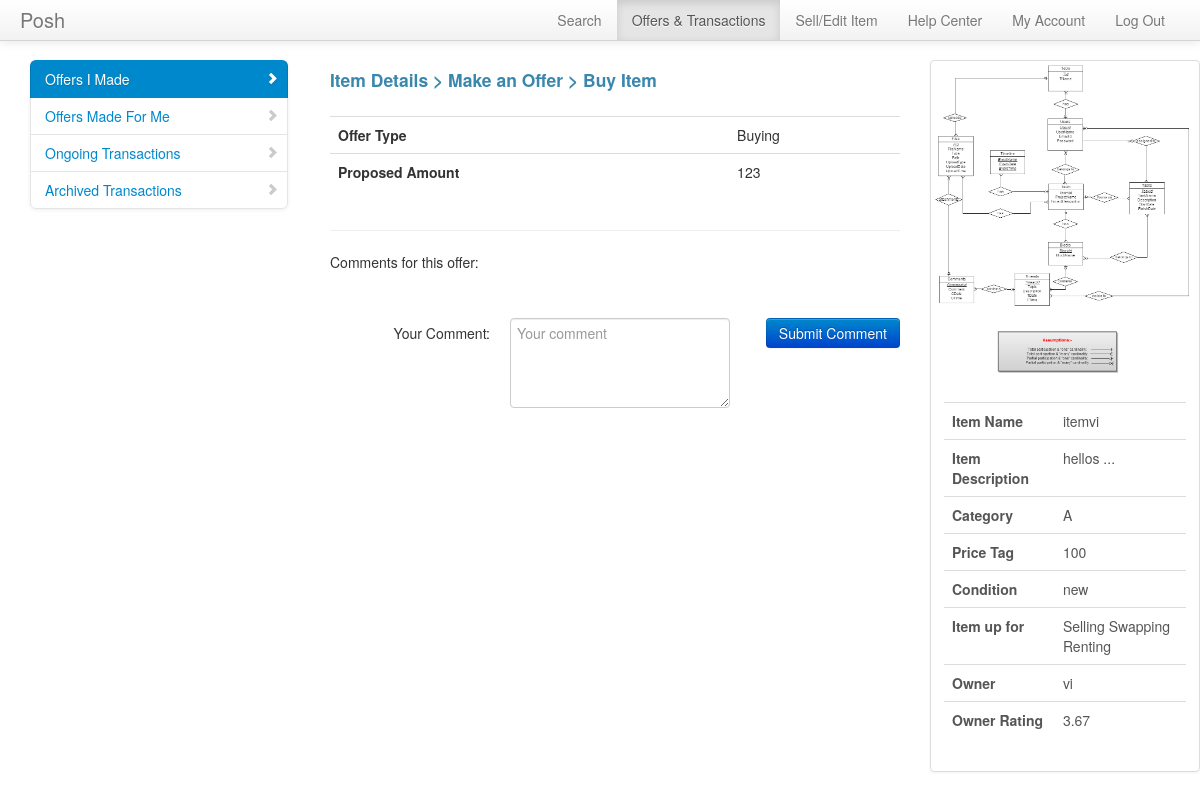
Page /manageoffers/viewcommentsbuy.php?offerid=71 (signed in) on the committed database.
### tables this page shows
CREATE TABLE IF NOT EXISTS `offerdetails` (
  `offerid` int(10) NOT NULL AUTO_INCREMENT,
  `buyer` varchar(20) NOT NULL,
  `seller` varchar(20) NOT NULL,
  `ssr` varchar(10) NOT NULL,
  `sellingitem` int(10) NOT NULL,
  `offereditem1` int(10) DEFAULT NULL,
  `offereditem2` int(10) DEFAULT NULL,
  `offereditem3` int(10) DEFAULT NULL,
  `offereditem4` int(10) DEFAULT NULL,
  `cash` int(10) DEFAULT NULL,
  `timestamp` timestamp NOT NULL DEFAULT CURRENT_TIMESTAMP,
  `accepted` int(3) DEFAULT '0',
  PRIMARY KEY (`offerid`),
  KEY `seller` (`seller`),
  KEY `offereditem1` (`offereditem1`),
  KEY `offereditem2` (`offereditem2`),
  KEY `offereditem3` (`offereditem3`),
  KEY `offereditem4` (`offereditem4`),
  KEY `sellingitem` (`sellingitem`),
  KEY `buyer` (`buyer`)
);

CREATE TABLE IF NOT EXISTS `inventory` (
  `itemid` int(10) NOT NULL AUTO_INCREMENT,
  `owner` varchar(20) NOT NULL,
  `itemname` varchar(40) NOT NULL,
  `category` varchar(40) NOT NULL,
  `addedon` timestamp NOT NULL DEFAULT CURRENT_TIMESTAMP,
  `pricetag` int(10) NOT NULL,
  `description` varchar(500) NOT NULL,
  `condition` varchar(20) NOT NULL,
  `image` varchar(30) DEFAULT NULL,
  PRIMARY KEY (`itemid`),
  KEY `owner` (`owner`)
);

CREATE TABLE IF NOT EXISTS `users` (
  `username` varchar(20) NOT NULL,
  `studentid` int(10) NOT NULL,
  `email` varchar(40) NOT NULL,
  `firstname` varchar(40) NOT NULL,
  `lastname` varchar(40) NOT NULL,
  `roomno` int(3) NOT NULL,
  `wing` varchar(1) NOT NULL,
  `rating` float NOT NULL,
  `password` varchar(20) NOT NULL,
  `confirmed` int(1) NOT NULL,
  `ratingno` int(11) DEFAULT '1',
  `random` int(11) DEFAULT NULL,
  PRIMARY KEY (`username`)
);

### meekrodb.2.1.class.php (called while the page is built, shortened)
<?php
class DB {
  protected static $mdb = null;
  public static function getMDB() {
    $mdb = DB::$mdb;
    if ($mdb === null) {
      $mdb = DB::$mdb = new MeekroDB();
    }
    return $mdb;
  }
  public static function query() { $args = func_get_args(); return call_user_func_array(array(DB::getMDB(), 'query'), $args); }
}
class MeekroDB {
  public $dbName = '';
  public $user = '';
  public $password = '';
  public $host = 'localhost';
  public $port = null;
  public $encoding = 'latin1';
  public $queryMode = 'queryAllRows';
  public $param_char = '%';
  public $named_param_seperator = '_';
  public $internal_mysql = null;
  public function __construct($host=null, $user=null, $password=null, $dbName=null, $port=null, $encoding=null) {
    if ($host === null) $host = DB::$host;
    if ($user === null) $user = DB::$user;
    if ($password === null) $password = DB::$password;
    if ($dbName === null) $dbName = DB::$dbName;
    if ($port === null) $port = DB::$port;
    if ($encoding === null) $encoding = DB::$encoding;
    $this->host = $host;
    $this->user = $user;
    $this->password = $password;
    $this->dbName = $dbName;
    $this->port = $port;
    $this->encoding = $encoding;
  }
  public function get() {
    $mysql = $this->internal_mysql;
    if ($mysql == null) {
      if (! $this->port) $this->port = ini_get('mysqli.default_port');
      $mysql = new mysqli($this->host, $this->user, $this->password, $this->dbName, $this->port);
      $mysql->set_charset($this->encoding);
      $this->internal_mysql = $mysql;
    }
    return $mysql;
  }
  public function escape($str) {
    $db = $this->get();
    return $db->real_escape_string($str);
  }
  protected function prependCall($function, $args, $prepend) {
    array_unshift($args, $prepend);
    return call_user_func_array($function, $args);
  }
  protected function wrapStr($strOrArray, $wrapChar, $escape = false) {
    if (! is_array($strOrArray)) {
      if ($escape) return $wrapChar . $this->escape($strOrArray) . $wrapChar;
      else return $wrapChar . $strOrArray . $wrapChar;
    } else {
      $R = array();
      foreach ($strOrArray as $element) {
        $R[] = $this->wrapStr($element, $wrapChar, $escape);
      }
      return $R;
    }
  }
  public function parseQueryParamsNew() {
    $args = func_get_args();
    $sql = array_shift($args);
    $args_all = $args;
    $posList = array();
    $pos_adj = 0;
    $param_char_length = strlen($this->param_char);
    $named_seperator_length = strlen($this->named_param_seperator);
    $types = array(
      $this->param_char . 'll',
      $this->param_char . 'ls',
      $this->param_char . 'l',
      $this->param_char . 'li',
      $this->param_char . 'ld',
      $this->param_char . 'lb',
      $this->param_char . 's',
      $this->param_char . 'i',
      $this->param_char . 'd',
      $this->param_char . 'b',
      $this->param_char . 'ss'
    );
    foreach ($types as $type) {
      $lastPos = 0;
      while (($pos = strpos($sql, $type, $lastPos)) !== false) {
        $lastPos = $pos + 1;
        $posList[$pos] = $type;
      }
    }
    ksort($posList);
    foreach ($posList as $pos => $type) {
      $type = substr($type, $param_char_length);
      $length_type = strlen($type) + $param_char_length;
      $new_pos = $pos + $pos_adj;
      $new_pos_back = $new_pos + $length_type;
      if ($arg_number_length = strspn($sql, '0123456789', $new_pos_back)) {
        $arg_number = substr($sql, $new_pos_back, $arg_number_length);
        if (! isset($args_all[$arg_number])) $this->nonSQLError("Non existent argument reference (arg $arg_number): $sql");
        $arg = $args_all[$arg_number];
      } else {
        $arg = array_shift($args);
      }
      if (in_array($type, array('s', 'i', 'd', 'b', 'l'))) {
        $array_type = false;
        $arg = array($arg);
        $type = 'l' . $type;
      } else if ($type == 'ss') {
        $result = "'%" . $this->escape(str_replace(array('%', '_'), array('\%', '\_'), $arg)) . "%'";
      } else {
        $array_type = true;
        if (! is_array($arg)) $this->nonSQLError("Badly formatted SQL query: $sql -- expecting array, but didn't get one!");
      }
      if ($type == 'ls') $result = $this->wrapStr($arg, "'", true);
      else if ($type == 'li') $result = array_map('intval', $arg);
      else if ($type == 'ld') $result = array_map('floatval', $arg);
      else if ($type == 'lb') $result = array_map(array($this, 'formatTableName'), $arg);
      else if ($type == 'll') $result = $arg;
      else if (! $result) $this->nonSQLError("Badly formatted SQL query: $sql");
      if (is_array($result)) {
        if (! $array_type) $result = $result[0];
        else $result = '(' . implode(',', $result) . ')';
      }
      $sql = substr_replace($sql, $result, $new_pos, $length_type + $arg_number_length);
      $pos_adj += strlen($result) - ($length_type + $arg_number_length);
    }
    return $sql;
  }
  public function parseQueryParams() {
    $args = func_get_args();
    if (is_string($args[1]) && preg_match('/^[is]+$/', $args[1]) && substr_count($args[0], '?') > 0)
      return call_user_func_array(array($this, 'parseQueryParamsOld'), $args);
    else
      return call_user_func_array(array($this, 'parseQueryParamsNew'), $args);
  }
  public function query() {
    $args = func_get_args();
    if ($this->queryMode == 'buffered' || $this->queryMode == 'unbuffered') {
      return $this->prependCall(array($this, 'queryHelper'), $args, $this->queryMode);
    } else {
      return call_user_func_array(array($this, 'queryAllRows'), $args);
    }
  }
  public function queryUnbuf() { $args = func_get_args(); return $this->prependCall(array($this, 'queryHelper'), $args, 'unbuffered'); }
  protected function queryHelper() {
    $args = func_get_args();
    $type = array_shift($args);
    $is_buffered = ($type == 'buffered');
    $is_null = ($type == 'null');
    $sql = call_user_func_array(array($this, 'parseQueryParams'), $args);
    $db = $this->get();
    $result = $db->query($sql, $is_buffered ? MYSQLI_STORE_RESULT : MYSQLI_USE_RESULT);
    return $result;
  }
  public function queryAllRows() {
    $args = func_get_args();
    $query = call_user_func_array(array($this, 'queryUnbuf'), $args);
    $result = $this->fetchAllRows($query);
    return $result;
  }
  protected function checkError() {
    return false;
  }
  public function fetchRow($result = null) {
    return $result->fetch_assoc();
  }
  public function fetchAllRows($result = null) {
    $A = array();
    while ($row = $this->fetchRow($result)) {
      $A[] = $row;
    }
    return $A;
  }
}
?>

### manageoffers/viewcommentsbuy.php (the view, shortened to what this page needs)
<!DOCTYPE html>
<?php
$offerdetails = DB::query("SELECT * from offerdetails where offerid=%i", $_GET['offerid']);
$offerdetails = $offerdetails[0];
$selling = DB::query("SELECT * from inventory where itemid=%i", $offerdetails['sellingitem']);
$selling=$selling[0];
?>
<html lang="en">
  <head>
    <link href="../bootstrap/css/bootstrap.css" rel="stylesheet">
    <link href="datepicker.css" rel="stylesheet">
    <link href="../bootstrap/css/bootstrap-responsive.css" rel="stylesheet">
    <link href="../bootstrap/css/bootstrap-fileupload.css" rel="stylesheet">
    <link href="../bootstrap/css/docs.css" rel="stylesheet">
	</head>
	<body>
		<div class="navbar navbar-fixed-top">
			<div class="navbar-inner">
				<div class="container" style="width: auto; padding: 0 20px;">
					<a class="brand pull-left" href="#">Posh</a>
					<ul class="nav pull-right">
						<li><a href="../search/searchhome.php">Search</a></li>
						<li class="active"><a href="../manageoffers/listoffersbyme.php">Offers & Transactions</a></li>
						<li><a href="../inventory/viewitems.php">Sell/Edit Item</a></li>
						<li><a href="../helpcenter.php">Help Center</a></li>
						<li><a href="../userdetails.php">My Account</a></li>
						<li><a href="../login/logout.php">Log Out</a></li>
					</ul>
				</div>
			</div>
		</div>
		<div class="container" style="width: auto; padding: 20px 0px 0px 0px;">
			<div class="span3 bs-docs-sidebar">
				<ul class="nav nav-list bs-docs-sidenav">
					<li  class="active"><a href="listoffersbyme.php"><i class="icon-chevron-right"></i>Offers I Made</a></li>
					<li ><a href="listoffersforme.php"><i class="icon-chevron-right"></i>Offers Made For Me</a></li>
					<li><a href="../transactions/viewongoing.php"><i class="icon-chevron-right"></i>Ongoing Transactions</a></li>
					<li><a href="../transactions/archived.php"><i class="icon-chevron-right"></i>Archived Transactions</a></li>
				</ul>
			</div>
			<div class="span6">
			<div class="row-fluid">
			<h4><p class="text-info">Item Details > Make an Offer > Buy Item </p></h4>
			</div>
			<div class="row-fluid">
			<table class="table table-hover">
				<thead>
					<tr>
					<th></th>
					<th></th>
					</tr>
				</thead>
				<tr>
					<th>Offer Type </th>
					<td>Buying</td>
				</tr>
				<tr>
					<th>Proposed Amount </th>
					<td><?php echo $offerdetails['cash']?></td>
				</tr>
			</table>
			</div>
			<div class="row-fluid">
			<hr>
			<p>
			<?php
			echo 'Comments for this offer: ';
			echo '<table class="table table-hover">
				<thead>
					<tr>
					<th></th>
					<th></th>
					</tr>
				</thead>';
			echo 	'</table>';
			?>
			</p>
			<form name="comment" class="form-horizontal" action="submitcomment.php" method="post">
						<div class="control-group" id="commentgroup">
							<label class="control-label" for="inputComment">Your Comment: </label>
							<div class="controls">
							<textarea rows="4" name="comment" required id="inputComment" placeholder="Your comment" onkeyup=""></textarea>
							<button class="btn btn-primary pull-right" type="submit" id="signupbtn">Submit Comment</button>
							</div>
						</div>
			</form>
			</div>
		</div>
			<div class="span3">
			<div class="thumbnail">
			<?php echo '<img src="../upload/'.$selling['image'].'" alt="">';?>
			<div class="caption">
				<div class="row-fluid">
				<table class="table table-hover">
				<thead>
					<tr>
					<th></th>
					<th></th>
					</tr>
				</thead>
				<tr>
					<th>Item Name </th>
					<td><?php echo $selling['itemname']?></td>
				</tr>
				<tr>
					<th>Item Description </th>
					<td><?php echo substr($selling['description'],0,20)."..."?></td>
				</tr>
				<tr>
						<th>Category </th>
						<td><?php echo $selling['category']?></td>
				</tr>
				<tr>
					<th>Price Tag </th>
					<td><?php echo $selling['pricetag']?></td>
				</tr>
				<tr>
					<th>Condition </th>
					<td><?php echo $selling['condition']?></td>
				</tr>
				<tr>
					<th>Item up for </th>
					<td>
					<?php
						$ssrvalue = DB::query("SELECT ssr FROM ssritem WHERE itemid=%i",$selling['itemid']);
						$N = count($ssrvalue);
						$ssrstring = "";
						for($i=0;$i<$N;$i++){
							$val = array_values($ssrvalue[$i]);
							if($val[0]=='sell')
								$ssrstring=$ssrstring."Selling ";
							if($val[0]=='swap')
								$ssrstring=$ssrstring."Swapping ";
							if($val[0]=='rent')
								$ssrstring=$ssrstring."Renting ";
						}
						echo $ssrstring;
					?>
					</td>
				</tr>
				<tr>
					<th>Owner </th>
					<td><?php echo $selling['owner'];?></td>
				</tr>
				<tr>
					<th>Owner Rating</th>
					<td><?php
					$user = DB::query("SELECT * from users where username=%s", $selling['owner']);
					$user = $user[0];
					echo round($user['rating'], 2);
					?></td>
				</tr>
				</table>
			</div>
			</div>
			</div>
			</div>
		</div>
	</body>
</html>

### manageoffers/viewcommentsbuy.php (style rules this page uses)
body { padding-top: 40px; padding-bottom: 20px; }

### rows in the picture
offerdetails: cash "123"
inventory: image (picture), itemname "itemvi", description "hellos", category "A", pricetag "100", condition "new", owner "vi"
users: rating "3.67"

### other values in the picture
$ssrstring "Selling Swapping Renting"
